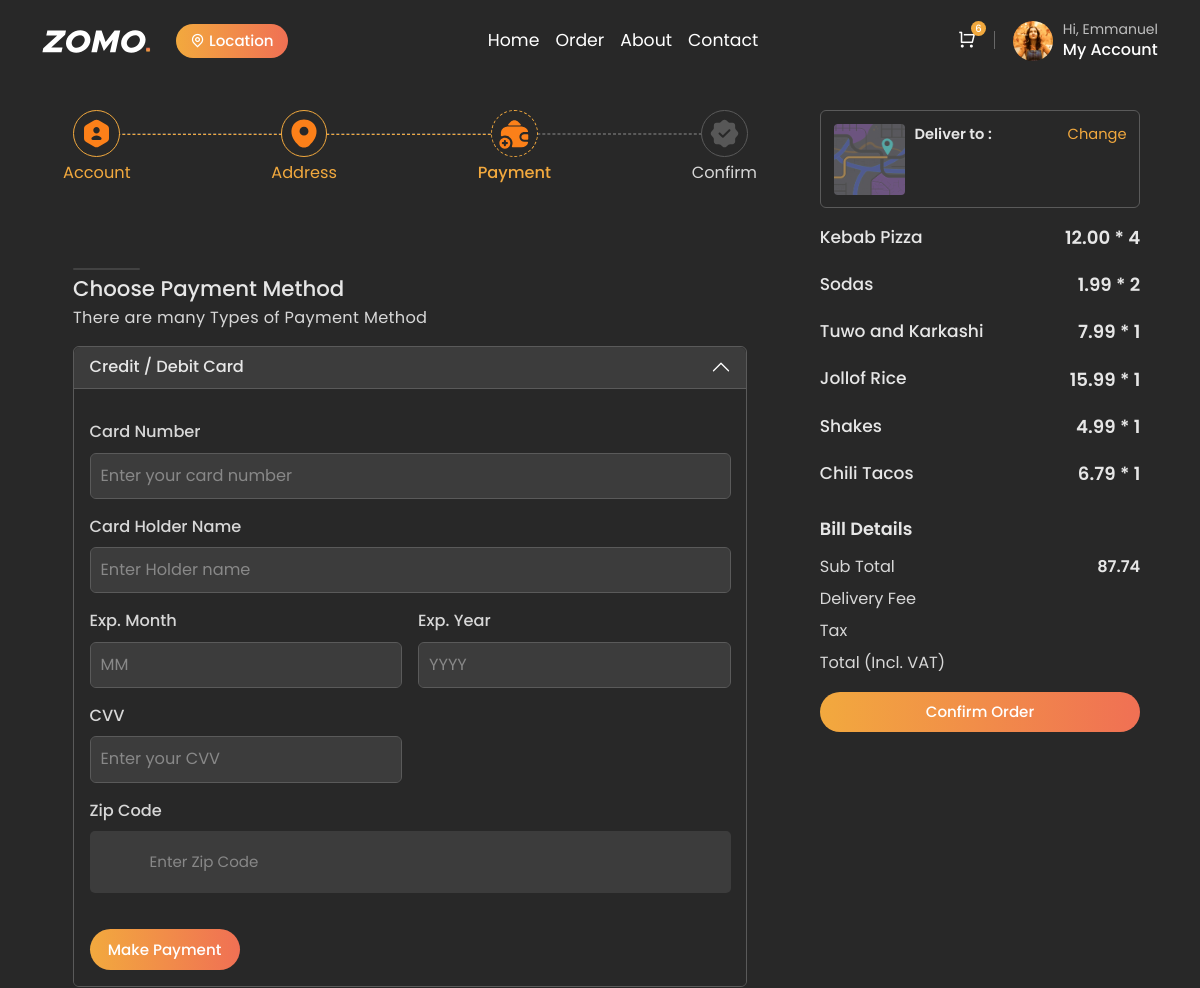
The app's page /make_payment/ (signed in, upper part), older data.
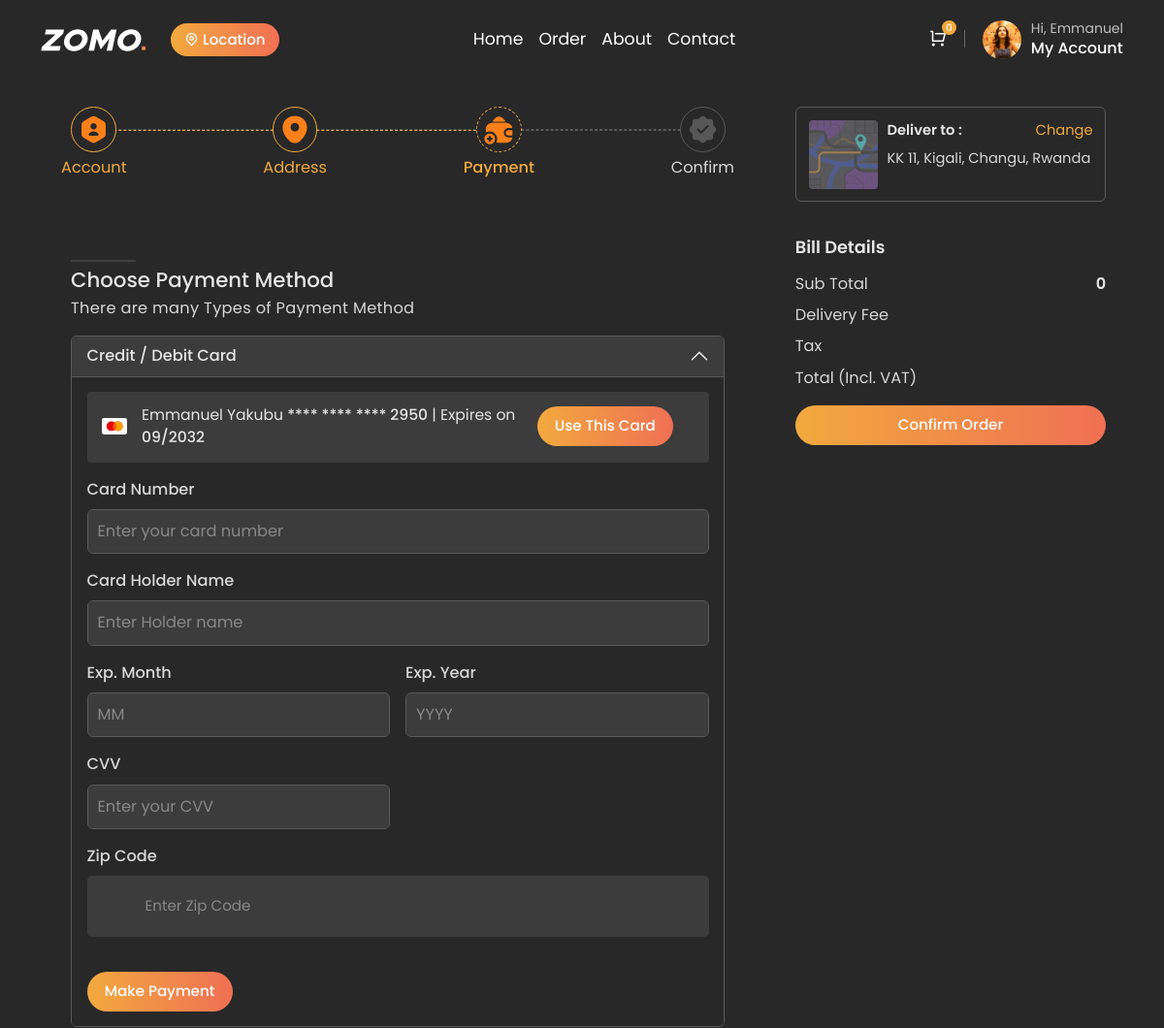
The same page, newer data.
### customer/models.py (models this page shows, shortened)
class Cart(models.Model):
    user = models.OneToOneField(settings.AUTH_USER_MODEL, on_delete=models.CASCADE, null=True, blank=True)
    created_at = models.DateTimeField(auto_now_add=True)
    updated_at = models.DateTimeField(auto_now=True)  # Automatically updates to current time when object is saved
    STATUS_CHOICES = (
        ('active', 'Active'),
        ('completed', 'Completed'),
        ('cancelled', 'Cancelled'),
    )
    status = models.CharField(max_length=10, choices=STATUS_CHOICES, default='active')
    def total_price(self):
        return sum(item.total_price() for item in self.cart_items.all())

class CartItem(models.Model):
    cart = models.ForeignKey(Cart, related_name='cart_items', on_delete=models.CASCADE, null=True, blank=True)
    menu_item = models.ForeignKey(MenuItem, on_delete=models.CASCADE, null=True, blank=True)
    quantity = models.PositiveIntegerField(default=0)
    price = models.DecimalField(max_digits=10, decimal_places=2, default=0)  # Assuming price is a decimal
    def total_price(self):
        return self.quantity * self.price  # Use the stored price instead of the menu item's current price

class CardDetails(models.Model):
    customer = models.ForeignKey(User, on_delete=models.CASCADE, related_name='customer_cards')
    card_number = models.CharField(max_length=16)
    expiry_month = models.CharField(max_length=2)
    expiry_year = models.CharField(max_length=4)
    cvv = models.CharField(max_length=3)
    name_on_card = models.CharField(max_length=100)
    zip_code = models.CharField(max_length=10)

### restaurant/models.py (models this page shows, shortened)
class MenuItem(models.Model):
    restaurant = models.ForeignKey(Restaurant, on_delete=models.CASCADE, related_name='menu_items', null=True, blank=True)
    menu = models.ForeignKey(Menu, on_delete=models.CASCADE, related_name='menu_items', null=True, blank=True)
    name = models.CharField(max_length=100)
    description = models.TextField()
    price = models.DecimalField(max_digits=6, decimal_places=2)
    image = models.ImageField(upload_to='menu_items/')
    is_available = models.BooleanField(default=True)
    category = models.ForeignKey('Category', on_delete=models.SET_NULL, null=True, related_name='menu_items')
    menu_item_id = models.AutoField(primary_key=True)
    preparation_time = models.IntegerField(default=30)

class Order(models.Model):
    STATUS_CHOICES=[
        ('Pending', 'Pending'),
        ('Preparing', 'Preparing'),
        ('Delivered', 'Delivered'),
        ('Cancelled', 'Cancelled'),
    ]
    PAYMENT_CHOICES=[
        ('Cash', 'Cash'),
        ('Card', 'Card'),
    ]
    user = models.ForeignKey(settings.AUTH_USER_MODEL, on_delete=models.CASCADE, related_name='orders', null=True, blank=True)
    reference = models.CharField(max_length=100, unique=True, blank=True, null=True)
    payment_status = models.BooleanField(default=False)
    restaurant = models.ForeignKey(Restaurant, on_delete=models.CASCADE, related_name='orders', null=True, blank=True)
    items = models.ManyToManyField(MenuItem, related_name='orders')
    total = models.DecimalField(max_digits=6, decimal_places=2)
    order_time = models.DateTimeField(auto_now_add=True)
    delivery_address = models.CharField(max_length=100, blank=True, null=True, default='')
    is_visible_to_restaurant = models.BooleanField(default=False)  # New field
    status = models.CharField(max_length=50, choices=[
        ('Pending', 'Pending'),
        ('Preparing', 'Preparing'),
        ('Delivered', 'Delivered'),
        ('Cancelled', 'Cancelled'),
    ], default='Pending')
    payment_method = models.CharField(max_length=50, choices=PAYMENT_CHOICES, default='Card')
    payment_status = models.BooleanField(default=False)

### customer/views.py (the view)
# urls.py: path('make_payment/', views.make_payment, name='make_payment'),
def make_payment(request):
    card_detail = None
    order = Order.objects.filter(user=request.user).last()
    card_details = CardDetails.objects.filter(customer=request.user)
    if request.method == 'POST':
        selected_card_id = request.POST.get('selected_card')
        if selected_card_id:
            card_detail = CardDetails.objects.get(id=selected_card_id, customer=request.user)
            return process_payment_with_saved_card(request, card_detail, order)
        else:
            form = CardDetailsForm(request.POST)
            if form.is_valid():
                return process_payment_with_new_card(request, form, order)
    else:
        form = CardDetailsForm()
    context = {
        'form': form,
        'card_details': card_details,
        'order': order
    }
    context.update(cart_content(request))
    return render(request, 'customer/payment.html', context)

### customer/forms.py (shortened to what this page needs)
class CardDetailsForm(forms.Form):
    card_number = forms.CharField(max_length=16, required=True)
    expiry_month = forms.CharField(max_length=2, required=True)
    expiry_year = forms.CharField(max_length=4, required=True)
    cvv = forms.CharField(max_length=3, required=True)
    name_on_card = forms.CharField(max_length=100, required=True)
    zip_code = forms.CharField(max_length=10, required=True)
    class Meta:
        model = CardDetails
        fields = ['card_number', 'expiry_month', 'expiry_year', 'cvv', 'name_on_card', 'zip_code']

### customer/templatetags/custom_filters.py (called while the page is built)
@register.filter(name='mask_card_number')
def mask_card_number(card_number):
    return '**** **** **** ' + card_number[-4:]

### customer/views.py (called while the page is built)
def cart_content(request):
    context = {}
    if request.user.is_authenticated:
        cart, created = Cart.objects.get_or_create(user=request.user)
        cart_items = cart.cart_items.all()
        total_price = cart.total_price()
        context = {'cart_items': cart_items, 'total_price': total_price}
    return context

### customer/templates/customer/payment.html (shortened to what the changed rows need)
{% extends "customer/base.html" %}
{% load static %}
{% block content %}
{% load custom_filters %}
<br>
<br>
<br>
<section class="account-section section-b-space pt-0">
    <div class="container">
        <div class="layout-sec">
            <div class="row g-lg-4 g-4">
                <div class="col-lg-8">
                    <div class="payment-section">
                        <div class="accordion payment-accordion" id="accordionExample">
                            <div class="accordion-item">
                                <h2 class="accordion-header">
                                    <button class="accordion-button" type="button" data-bs-toggle="collapse"
                                        data-bs-target="#collapseOne" aria-expanded="true"
                                        aria-controls="collapseOne">
                                        Credit / Debit Card
                                    </button>
                                </h2>
                                <div id="collapseOne" class="accordion-collapse collapse show"
                                    data-bs-parent="#accordionExample">
                                    <div class="accordion-body">
                                        <form class="row g-3" method="POST">
                                            <ul class="card-list">
                                                {% for card in card_details %}
                                                <li>
                                                    <div class="form-check form-check-reverse d-flex align-items-center justify-content-between">
                                                        <label class="form-check-label" for="flexRadioDefault{{ forloop.counter }}">
                                                            <img class="img-fluid img" src="{% static 'customer/assets/images/icons/svg/mastercard.svg' %}" alt="mastercard">
                                                            <span class="card-name dark-text">
                                                                {{ card.name_on_card }} <span>{{ card.card_number|mask_card_number }}</span> | Expires on <span>{{ card.expiry_month }}/{{ card.expiry_year }}</span>
                                                            </span>
                                                        </label>
                                                        <button type="submit" class="btn theme-btn mt-0" name="selected_card" value="{{ card.id }}">Use This Card</button>
                                                    </div>
                                                </li>
                                                {% endfor %}
                                            </ul>
                                        </form>
                                    </div>
                                </div>
                            </div>
                        </div>
                    </div>
                </div>
                <div class="col-lg-4">
                    <div class="order-summery-section sticky-top">
                        <div class="checkout-detail">
                            <div class="cart-address-box">
                                <div class="add-content">
                                    <div class="d-flex align-items-center justify-content-between">
                                        <h5 class="dark-text deliver-place">
                                        </h5>
                                        <a href="address.html" class="change-add">Change</a>
                                    </div>
                                    <h6 class="address mt-2 content-color">
                                        {{ order.delivery_address }}
                                    </h6>
                                </div>
                            </div>
                            <ul>
                                {% for item in cart_items %}
                                <div class="horizontal-product-box">
                                    <div class="product-content">
                                        <div class="d-flex align-items-center justify-content-between">
                                            <h5>{{ item.menu_item.name }}</h5>
                                            <h6 class="product-price">{{ item.price }} * {{ item.quantity }}</h6>
                                        </div>
                                    </div>
                                </div>
                                {% endfor %}
                            </ul>
                            <div class="sub-total">
                                <h6 class="content-color fw-normal">Sub Total</h6>
                                <h6 class="fw-semibold">{{ total_price }}</h6>
                            </div>
                        </div>
                    </div>
                </div>
            </div>
        </div>
    </div>
</section>
{% endblock %}

### customer/templates/customer/base.html (shortened to what this page needs)
{% load static %}
<!DOCTYPE html>
<html lang="en">
    <head>
        <link rel="stylesheet" type="text/css" id="rtl-link" href="{% static 'customer/assets/css/vendors/bootstrap.css' %}">
        <link rel="stylesheet" type="text/css" href="{% static 'customer/assets/css/vendors/swiper-bundle.min.css' %}">
        <link rel="stylesheet" type="text/css" href="{% static 'customer/assets/css/fancybox.css' %}">
        <link rel="stylesheet" type="text/css" href="{% static 'customer/assets/css/vendors/remixicon.css' %}">
        <link rel="stylesheet" id="change-link" type="text/css" href="{% static 'customer/assets/css/style.css' %}">
    </head>
    <body class="position-relative white-bg dark">
    <header>
        <div class="container">
            <nav class="navbar navbar-expand-lg p-0">
                <a href="{% url 'home' %}">
                    <img class="img-fluid logo" src="{% static 'customer/assets/images/svg/logo.svg' %}" alt="logo">
                </a>
                <a target="_blank" href="#!" data-bs-toggle="modal" data-bs-target="#location"
                    class="btn btn-sm theme-btn location-btn mt-0 ms-3 d-flex align-content-center gap-1">
                    <i class="ri-map-pin-line"></i> Location
                </a>
                <div class="nav-option order-md-2">
                    <div class="dropdown-button">
                        <div class="cart-button">
                            <span>{{cart_items.count}}</span>
                            <i class="ri-shopping-cart-line text-white cart-bag"></i>
                        </div>
                    </div>
                    <div class="profile-part dropdown-button order-md-2">
                        <img class="img-fluid profile-pic" src="{% static 'customer/assets/images/icons/p5.png' %}" alt="profile">
                        <div>
                            {% if user.is_authenticated %}
                                <h6 class="fw-normal">Hi, {{ user.first_name }}</h6>
                                <h5 class="fw-medium">My Account</h5>
                            {% else %}
                                <h6 class="fw-normal">Hi, Visitor</h6>
                                <h5 class="fw-medium">My Account</h5>
                                {% endif %}
                        </div>
                    </div>
                </div>
                <div class="offcanvas offcanvas-end" tabindex="-1" id="offcanvasNavbar">
                    <div class="offcanvas-body">
                        <ul class="navbar-nav justify-content-center flex-grow-1">
                            <li class="nav-item">
                                <a class="nav-link" href="{% url 'home' %}">Home</a>
                            </li>
                            <li class="nav-item">
                                <a class="nav-link" href="{% url 'my-order' %}">Order</a>
                            </li>
                            <li class="nav-item">
                                <a class="nav-link" href="{% url 'about' %}">About</a>
                            </li>
                            <li class="nav-item">
                                <a class="nav-link" href="{% url 'contact' %}">Contact</a>
                            </li>
                        </ul>
                    </div>
                </div>
            </nav>
        </div>
    </header>
        {% block content %}
        {% endblock %}
     <div class="toast-container position-fixed top-0 end-0 p-3">
    </div>
</body>
</html>

Row changes from the older to the newer data that the page shows:
removed CartItem: menu_item.name "Kebab Pizza", price "12.00", quantity "4"
removed CartItem: menu_item.name "Sodas", price "1.99", quantity "2"
removed CartItem: menu_item.name "Tuwo and Karkashi", price "7.99", quantity "1"
removed CartItem: menu_item.name "Jollof Rice", price "15.99", quantity "1"
removed CartItem: menu_item.name "Shakes", price "4.99", quantity "1"
removed CartItem: menu_item.name "Chili Tacos", price "6.79", quantity "1"
computed for Cart: count "6" → "0"
added CardDetails: name_on_card "Emmanuel Yakubu", card_number|mask_card_number "**** **** **** 2950", expiry_month "09", expiry_year "2032", {{ card.id }} 10 (drawn)
added Order: delivery_address "KK 11, Kigali, Changu, Rwanda"
Text that changed along with them:
{{ total_price }}: "87.74" → "0"
